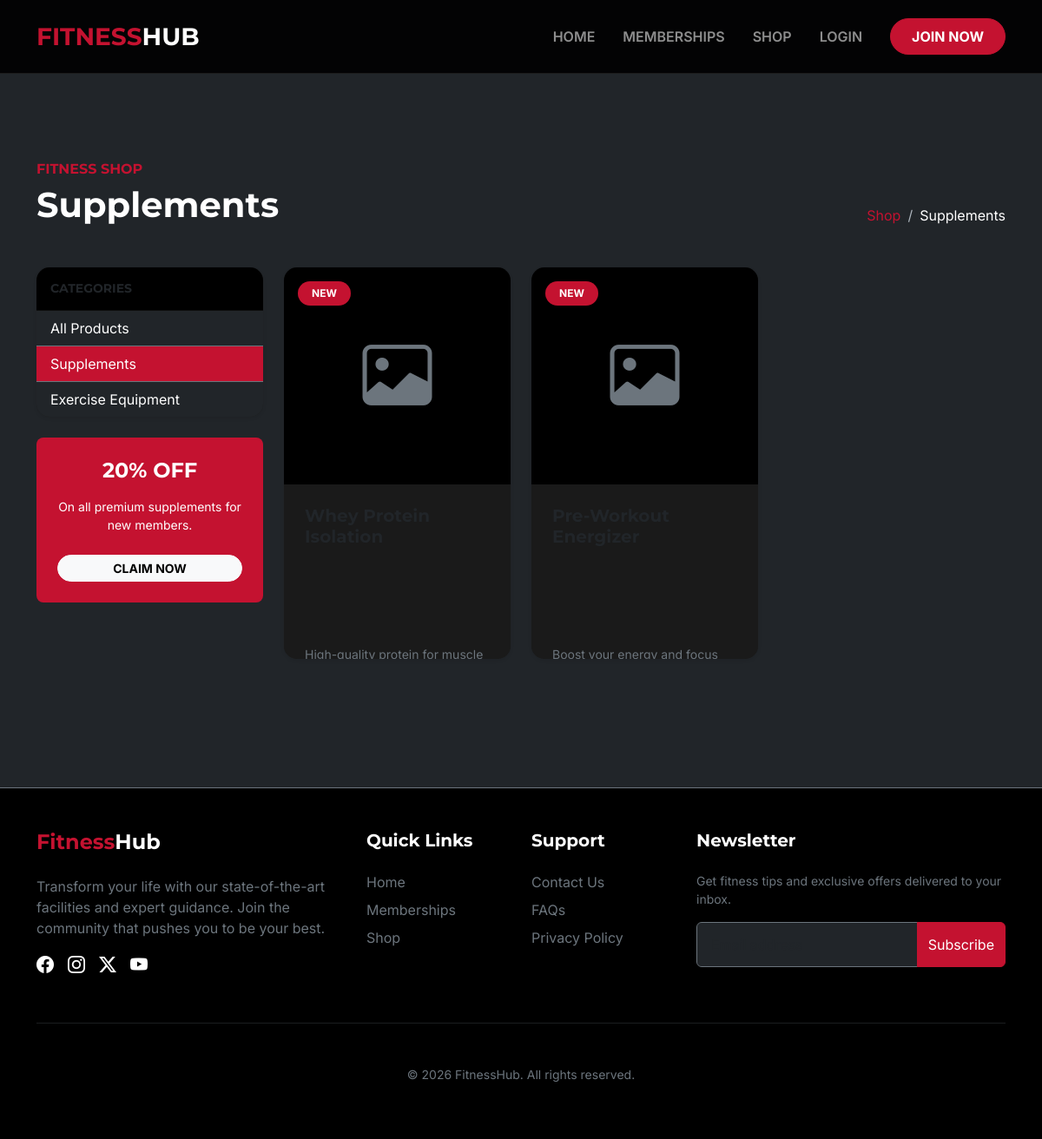
/shop/category/supplements/, run on the app's committed database.
### shop/models.py (models this page shows, shortened)
class Category(models.Model):
    name = models.CharField(max_length=100)
    slug = models.SlugField(unique=True)
    class Meta:
        verbose_name_plural = "Categories"

class Product(models.Model):
    category = models.ForeignKey(Category, on_delete=models.CASCADE, related_name='products')
    name = models.CharField(max_length=200)
    slug = models.SlugField(unique=True)
    description = models.TextField()
    price = models.DecimalField(max_digits=10, decimal_places=2)
    image = models.ImageField(upload_to='products/', blank=True, null=True)
    stock = models.PositiveIntegerField(default=0)
    is_available = models.BooleanField(default=True)
    created = models.DateTimeField(auto_now_add=True)
    updated = models.DateTimeField(auto_now=True)

### shop/views.py (the view)
# urls.py: path('', views.shop_home, name='shop_home'),
def shop_home(request, category_slug=None):
    category = None
    categories = Category.objects.all()
    products = Product.objects.filter(is_available=True)
    if category_slug:
        category = get_object_or_404(Category, slug=category_slug)
        products = products.filter(category=category)
    return render(request, 'shop/shop_home.html', {
        'category': category,
        'categories': categories,
        'products': products
    })

### shop/templates/shop/shop_home.html (shortened to what this page needs)
{% extends 'base.html' %}
{% block content %}
<section class="section-padding">
    <div class="container">
        <div class="row mb-5">
            <div class="col-lg-6">
                <h6 class="text-primary-theme fw-bold text-uppercase mb-2">Fitness Shop</h6>
                <h2 class="fw-bold fs-1 mb-0">{% if category %}{{ category.name }}{% else %}Premium Products{% endif %}</h2>
            </div>
            <div class="col-lg-6 text-lg-end d-flex align-items-end justify-content-lg-end mt-4 mt-lg-0">
                <nav aria-label="breadcrumb">
                    <ol class="breadcrumb mb-0">
                        <li class="breadcrumb-item"><a href="{% url 'shop_home' %}" class="text-primary-theme text-decoration-none">Shop</a></li>
                        {% if category %}
                            <li class="breadcrumb-item active text-white" aria-current="page">{{ category.name }}</li>
                        {% else %}
                            <li class="breadcrumb-item active text-white" aria-current="page">All Products</li>
                        {% endif %}
                    </ol>
                </nav>
            </div>
        </div>
        <div class="row">
            <div class="col-lg-3">
                <div class="card border-0 shadow-sm mb-4">
                    <div class="card-header bg-black py-3">
                        <h5 class="fw-bold mb-0 text-uppercase small tracking-widest">Categories</h5>
                    </div>
                    <div class="list-group list-group-flush">
                        <a href="{% url 'shop_home' %}" class="list-group-item list-group-item-action bg-dark text-white border-secondary {% if not category %}active bg-primary-theme{% endif %}">
                            All Products
                        </a>
                        {% for c in categories %}
                        <a href="{% url 'product_list_by_category' c.slug %}" class="list-group-item list-group-item-action bg-dark text-white border-secondary {% if category.slug == c.slug %}active bg-primary-theme{% endif %}">
                            {{ c.name }}
                        </a>
                        {% endfor %}
                    </div>
                </div>
                <div class="card border-0 bg-primary-theme text-white p-4 text-center rounded-3">
                    <h4 class="fw-bold mb-3">20% OFF</h4>
                    <p class="small mb-4">On all premium supplements for new members.</p>
                    <a href="{% url 'register' %}" class="btn btn-light btn-sm rounded-pill fw-bold text-uppercase px-4">Claim Now</a>
                </div>
            </div>
            <div class="col-lg-9">
                <div class="row g-4">
                    {% for product in products %}
                    <div class="col-md-4 col-sm-6">
                        <div class="card h-100 border-0 shadow-sm product-card">
                            <div class="position-relative overflow-hidden">
                                {% if product.image %}
                                    <img src="{{ product.image.url }}" class="card-img-top transition-all" alt="{{ product.name }}" style="height: 250px; object-fit: cover;">
                                {% else %}
                                    <div class="bg-black text-center py-5 d-flex align-items-center justify-content-center" style="height: 250px;">
                                        <i class="bi bi-image display-1 text-secondary"></i>
                                    </div>
                                {% endif %}
                                <div class="product-badge position-absolute top-0 start-0 m-3">
                                    <span class="badge bg-primary-theme rounded-pill px-3 py-2 text-uppercase fw-bold small">New</span>
                                </div>
                            </div>
                            <div class="card-body p-4">
                                <h5 class="fw-bold mb-2 h-100">{{ product.name }}</h5>
                                <p class="text-secondary small mb-4">{{ product.description|truncatewords:8 }}</p>
                            </div>
                        </div>
                    </div>
                    {% endfor %}
                </div>
            </div>
        </div>
    </div>
</section>
{% endblock %}

### static/css/style.css (style rules this page uses)
:root { --primary-theme: #c41230; --primary-hover: #a00e26; --bg-dark: #121212; --bg-black: #000000; --text-muted: #adb5bd; --transition-base: all 0.3s ease; }
body { background-color: var(--bg-dark); font-family: 'Inter', sans-serif; color: #ffffff; overflow-x: hidden; }
h1, h2, h3, h4, h5, h6, .navbar-brand { font-family: 'Montserrat', sans-serif; }
.text-primary-theme { color: var(--primary-theme) !important; }
.bg-primary-theme { background-color: var(--primary-theme) !important; }
.card { background-color: #1e1e1e; border: 1px solid rgba(255,255,255,0.05); border-radius: 15px; overflow: hidden; transition: var(--transition-base); }
.card-header { background-color: rgba(255,255,255,0.02); border-bottom: 1px solid rgba(255,255,255,0.05); }
.breadcrumb-item + .breadcrumb-item::before { color: var(--text-muted); }
.product-card .card-body { background-color: #1a1a1a; }
.section-padding { padding: 100px 0; }
.bg-black { background-color: var(--bg-black) !important; }

### data on the page
Category: name "Supplements"
Category: name "Exercise Equipment"
Product: description "High-quality protein for muscle…"
Product: description "Boost your energy and focus…"
